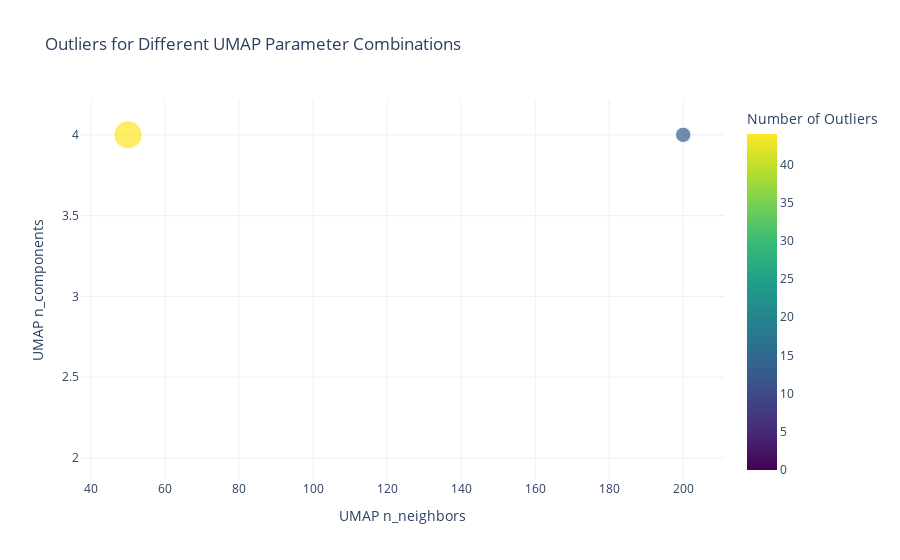

Notebook source saved alongside this figure:
### Code cell
# Plotting the number of outliers for different parameter combinations using Plotly Express
fig = px.scatter(
    plot_df,
    x='UMAP_n_neighbors',
    y='UMAP_n_components',
    color='Outliers',
    size='Outliers',
    color_continuous_scale='Viridis',
    title='Outliers for Different UMAP Parameter Combinations',
    labels={'UMAP_n_neighbors': 'UMAP n_neighbors', 'UMAP_n_components': 'UMAP n_components', 'Outliers': 'Number of Outliers'},
    template='plotly_white'
)

fig.update_layout(coloraxis_colorbar=dict(title='Number of Outliers'))
fig.show()

### Figure 1 — Plotly figure (JSON) as saved in the notebook; plotly's stock layout.template omitted (floating-point values rounded to 4 significant figures)
{"data": [{"hovertemplate": "UMAP n_neighbors=%{x}<br>UMAP n_components=%{y}<br>Number of Outliers=%{marker.color}<extra></extra>", "legendgroup": "", "marker": {"color": [0, 44, 0, 13], "coloraxis": "coloraxis", "size": [0, 44, 0, 13], "sizemode": "area", "sizeref": 0.11, "symbol": "circle"}, "mode": "markers", "name": "", "orientation": "v", "showlegend": false, "type": "scatter", "x": [50, 50, 200, 200], "xaxis": "x", "y": [2, 4, 2, 4], "yaxis": "y"}], "layout": {"coloraxis": {"colorbar": {"title": {"text": "Number of Outliers"}}, "colorscale": [[0, "#440154"], [0.1111, "#482878"], [0.2222, "#3e4989"], [0.3333, "#31688e"], [0.4444, "#26828e"], [0.5556, "#1f9e89"], [0.6667, "#35b779"], [0.7778, "#6ece58"], [0.8889, "#b5de2b"], [1, "#fde725"]]}, "legend": {"itemsizing": "constant", "tracegroupgap": 0}, "title": {"text": "Outliers for Different UMAP Parameter Combinations"}, "xaxis": {"anchor": "y", "domain": [0, 1], "title": {"text": "UMAP n_neighbors"}}, "yaxis": {"anchor": "x", "domain": [0, 1], "title": {"text": "UMAP n_components"}}}}
